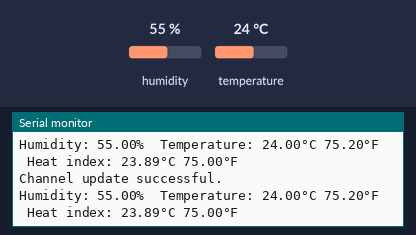
Simulated run of this sketch. Board: Arduino MKR. Parts: the last lines printed to the serial monitor. The inputs (shaded band) are chosen by the test bench; at power-on: humidity 55 %, temperature 24 °C. WiFi joins after 1.5 s; servers stay silent unless stated; not simulated (calls return 0 or success): secrets.h.

Above: at 17.6 s.
17.7 s: humidity set to 22 %
At 28.7 s:
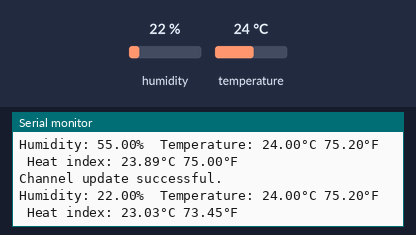
30.3 s: temperature set to 12 °C
At 38.6 s:
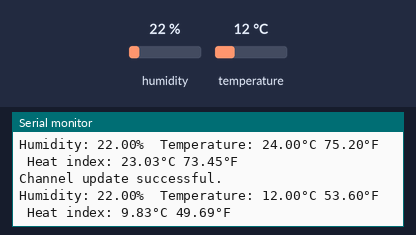
42.9 s: humidity set to 40 %
At 48.6 s:
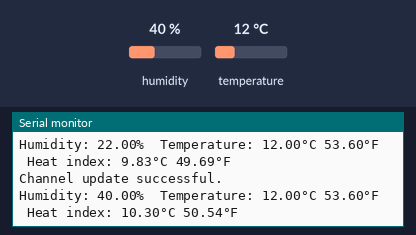
Timing chart, 0 to 50.1 s (numbered marks = the images above; inputs shaded):
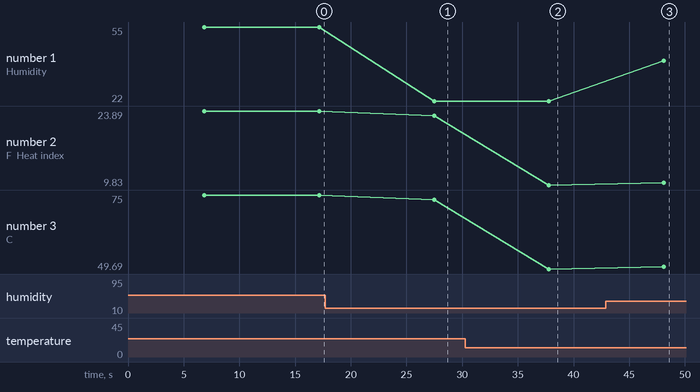

Measured:
- after the input at 17.7 s, the serial monitor: prints a new line after 9.8 s (image 1)
- after the input at 30.3 s, the serial monitor: prints a new line after 7.5 s (image 2)
- after the input at 42.9 s, the serial monitor: prints a new line after 5.2 s (image 3)
- plotted number 1: 55 → 22 after the input at 17.7 s, 22 → 40 after the input at 42.9 s
- plotted number 2: 23.89 → 23.03 after the input at 17.7 s, 23.03 → 9.83 after the input at 30.3 s, 9.83 → 10.3 after the input at 42.9 s
- plotted number 3: 75 → 73.45 after the input at 17.7 s, 73.45 → 49.69 after the input at 30.3 s, 49.69 → 50.54 after the input at 42.9 s

The sketch:

2.1p_part2.ino
```cpp
// (licence header left out)
#include "WiFiNINA.h"
#include "secrets.h"//change
#include "ThingSpeak.h" // always include thingspeak header file after other header files and custom macros

#include "DHT.h"
#define DHTPIN A3
#define DHTTYPE DHT11
DHT dht(DHTPIN, DHTTYPE);


char ssid[] = SECRET_SSID;   // your network SSID (name) //CHANGE
char pass[] = SECRET_PASS;   // your network password //CHANGE
int keyIndex = 0;            // your network key Index number (needed only for WEP)
WiFiClient  client;

unsigned long myChannelNumber = SECRET_CH_ID;
const char * myWriteAPIKey = SECRET_WRITE_APIKEY;

// Initialize our values
// int number1 = 0;
// int number2 = random(0,100);
// int number3 = random(0,100);
//int number4 = random(0,100);
String myStatus = "";


void setup() {
  Serial.begin(115200);      // Initialize serial
  while (!Serial) {
    ; // wait for serial port to connect. Needed for Leonardo native USB port only
  }

  ThingSpeak.begin(client);  // Initialize ThingSpeak

  dht.begin();
}

void loop() {

  // Connect or reconnect to WiFi
  if(WiFi.status() != WL_CONNECTED){
    Serial.print("Attempting to connect to SSID: ");
    Serial.println(SECRET_SSID);
    while(WiFi.status() != WL_CONNECTED){
      WiFi.begin(ssid, pass);  // Connect to WPA/WPA2 network. Change this line if using open or WEP network
      Serial.print(".");
      delay(5000);
    }
    Serial.println("\nConnected.");
  }

  float h = dht.readHumidity();
  float t = dht.readTemperature();
  float f = dht.readTemperature(true);


    float hif = dht.computeHeatIndex(f, h);
      float hic = dht.computeHeatIndex(t, h, false);


  // set the fields with the values
  ThingSpeak.setField(1, h);
  ThingSpeak.setField(2, t);
  ThingSpeak.setField(3, f);
 // ThingSpeak.setField(4, number4);

  // set the status
  ThingSpeak.setStatus(myStatus);

  // write to the ThingSpeak channel
  int x = ThingSpeak.writeFields(myChannelNumber, myWriteAPIKey);
  if(x == 200){
    Serial.println("Channel update successful.");
  }
  else{
    Serial.println("Problem updating channel. HTTP error code " + String(x));
  }
    Serial.print(F("Humidity: "));
  Serial.print(h);
  Serial.print(F("%  Temperature: "));
  Serial.print(t);
  Serial.print(F("°C "));
  Serial.print(f);
  Serial.print(F("°F  Heat index: "));
  Serial.print(hic);
  Serial.print(F("°C "));
  Serial.print(hif);
  Serial.println(F("°F"));

  delay(10000); // Wait 10 seconds to update the channel again
}
```
